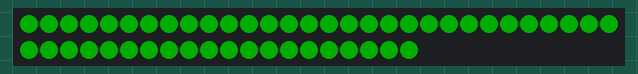
Bench run of a sketch on a simulated Arduino Uno, built with avr-gcc and run on an emulated ATmega328P. Shown: 50 RGB LEDs in strip order, left to right, continuing on the next row. Dim RGB values are drawn brighter than linear.

Above: at 0.1 s.
At 1.1 s:
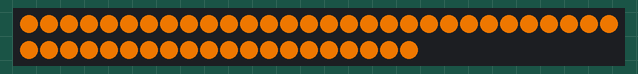
At 4.3 s:
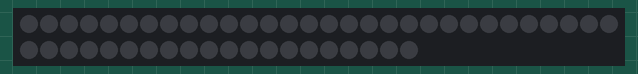

Measured:
- by itself, everything shown: repeats every 10.8 s, in 22 steps
- what the display in image 1 shows lasts 1.1 s, from 1.0 s to 2.1 s

The sketch:

asheem-beacon.ino
```cpp
#include <Adafruit_NeoPixel.h>
int LEDPIN = 2;
const int LEDS = 50;
int frameRate = 30;
int frame = 0;
int maxFrames = 300;

int ledLvls[LEDS][2];

Adafruit_NeoPixel strip = Adafruit_NeoPixel(LEDS, LEDPIN, NEO_GRB + NEO_KHZ800);

void phase1() {
  if (!((frame / frameRate) % 2)) {
    for (int led = 0; led < LEDS; led++) {
      strip.setPixelColor(led, 200, 100, 0);
    }
  }
}

void phase2() {
  strip.setPixelColor(LEDS - ((frame) % LEDS), 0, 200, 100);
  strip.setPixelColor(LEDS - ((frame+1) % LEDS), 0, 200, 80);
  strip.setPixelColor(LEDS - ((frame+2) % LEDS), 0, 200, 60);
  strip.setPixelColor(LEDS - ((frame+3) % LEDS), 0, 200, 40);
  strip.setPixelColor(LEDS - ((frame+4) % LEDS), 0, 200, 20);
  strip.setPixelColor(LEDS - ((frame+5) % LEDS), 0, 200, 00);
}

void nextFrame() {
  frame++;
  if (frame == maxFrames) {
    frame = 0;
  }
}

void renderStrip() {
  strip.show();
  for (int led = 0; led < LEDS; led++) {
    strip.setPixelColor(led, 0, 0, 0);
  }
  delay(1000/frameRate);
}

void setup() {
  strip.begin();
  strip.show();

  for (int led = 0; led < LEDS; led++) {
    strip.setPixelColor(led, 0, 50, 0);
  }
  strip.show();
  delay(1000);
}

void loop() {
  if (frame > (maxFrames / 2)) {
    phase2();
  } else {
    phase1();
  }

  nextFrame();
  renderStrip();
}
```
